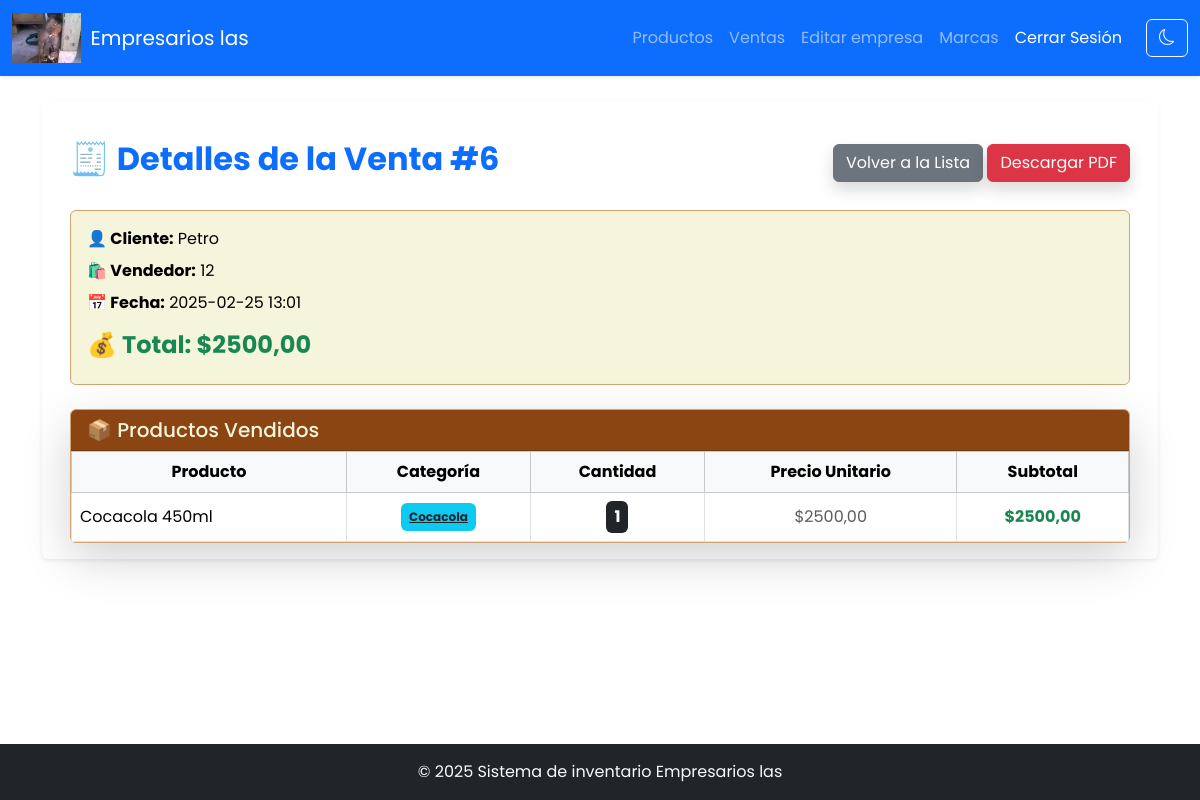
The page /ventas/6/ (signed in) on the database its author committed.
### administracion/models.py (models this page shows, shortened)
class EmpresaNombre(models.Model):
    nombre = models.CharField(max_length=25,blank=True, null=True, default="Tu empresa")
    nit = models.IntegerField( null=True,blank=True,default='123456789')
    correo = models.EmailField(max_length=50,blank=True, null=True)
    logo = models.ImageField(upload_to='empresa/', blank=True, null=True)

class Producto(models.Model):
    nombre = models.CharField(max_length=100)
    descripcion = models.TextField(blank=True, null=True)
    precio = models.DecimalField(max_digits=10, decimal_places=2)
    cantidad = models.PositiveIntegerField()
    imagen = models.ImageField(upload_to='productos/', blank=True, null=True)
    categoria = models.ForeignKey(Categoria, on_delete=models.CASCADE, related_name='categoria')
    fecha_creacion = models.DateTimeField(auto_now_add=True)
    fecha_actualizacion = models.DateTimeField(auto_now=True)
    creado_por = models.ForeignKey(User, on_delete=models.SET_NULL, null=True, blank=True, related_name='productos_creados')
    actualizado_por = models.ForeignKey(User, on_delete=models.SET_NULL, null=True, blank=True, related_name='productos_actualizados')

class Categoria(models.Model):
    nombre = models.CharField(max_length=100)
    imagen = models.ImageField(upload_to='categorias/', blank=True, null=True)
    fecha_creacion = models.DateTimeField(auto_now_add=True)
    fecha_actualizacion = models.DateTimeField(auto_now=True)
    creado_por = models.ForeignKey(User, on_delete=models.SET_NULL, null=True, blank=True, related_name='marcas_creadas')
    actualizado_por = models.ForeignKey(User, on_delete=models.SET_NULL, null=True, blank=True, related_name='marcas_actualizadas')

### trabajadores/models.py (models this page shows, shortened)
class Venta(models.Model):
    METODO_PAGO_CHOICES = [
        ('efectivo', 'Efectivo'),
        ('tarjeta', 'Tarjeta'),
        ('transferencia', 'Transferencia'),
    ]
    cliente = models.CharField(max_length=100)
    vendedor = models.ForeignKey(User, on_delete=models.CASCADE)
    productos = models.ManyToManyField(Producto, through='VentaProducto')
    metodo_pago = models.CharField(
        max_length=20,
        choices=METODO_PAGO_CHOICES,
        default='efectivo'
    )
    total = models.DecimalField(max_digits=10, decimal_places=2, default=0)
    fecha_creacion = models.DateTimeField(auto_now_add=True)
    fecha_actualizacion = models.DateTimeField(auto_now=True)
    creado_por = models.ForeignKey(
        User, on_delete=models.SET_NULL, null=True, blank=True, related_name='ventas_creadas'
    )
    actualizado_por = models.ForeignKey(
        User, on_delete=models.SET_NULL, null=True, blank=True, related_name='ventas_actualizadas'
    )

class VentaProducto(models.Model):
    venta = models.ForeignKey(Venta, on_delete=models.CASCADE, related_name='ventaproducto_set')
    producto = models.ForeignKey(Producto, on_delete=models.CASCADE)
    cantidad = models.PositiveIntegerField(default=1)
    precio = models.DecimalField(max_digits=10, decimal_places=2)
    subtotal = models.DecimalField(max_digits=10, decimal_places=2, editable=False)

### trabajadores/views.py (the view)
# urls.py: path('<int:pk>/', VentaDetailView.as_view(), name='venta_detail'),
class VentaDetailView(LoginRequiredMixin,DetailView):
    model = Venta
    template_name = 'trabajadores/venta_detalle.html'
    context_object_name = 'venta'

### core/context_processors.py (called while the page is built)
def empresa(request):
    empresa = EmpresaNombre.objects.first()
    return {'empresa': empresa}

### trabajadores/templates/trabajadores/venta_detalle.html (shortened to what this page needs)
{% extends "core/base.html" %}
{% block content %}
<div class="container mt-4">
    <div class="d-flex justify-content-between align-items-center mb-4">
        <h2 class="fw-bold text-primary">🧾 Detalles de la Venta #{{ venta.id }}</h2>
        <div>
            <a href="{% url 'venta_list' %}" class="btn btn-secondary shadow">
                 Volver a la Lista
            </a>
            <a href="{% url 'venta_pdf' venta.id %}" class="btn btn-danger shadow">
                 Descargar PDF
            </a>
        </div>
    </div>
    <div class="card  mb-4" style="background-color: #f5f5dc; border: 1px solid #d4a373;">
        <div class="card-body" style="color:black;">
            <p class="mb-2"><strong>👤 Cliente:</strong> {{ venta.cliente }}</p>
            <p class="mb-2"><strong>🛍️ Vendedor:</strong> {{ venta.vendedor.username }}</p>
            <p class="mb-2"><strong>📅 Fecha:</strong> {{ venta.fecha_creacion|date:"Y-m-d H:i" }}</p>
            <h4 class="text-success fw-bold mt-3">💰 Total: ${{ venta.total }}</h4>
        </div>
    </div>
    <div class="card shadow-lg" style="background-color: #f5f5dc; border: 1px solid #d4a373;">
        <div class="card-header" style="background-color: #8B4513; color: #f5f5dc;">
            <h5 class="mb-0">📦 Productos Vendidos</h5>
        </div>
        <div class="table-responsive">
            <table class="table table-hover table-bordered align-middle mb-0">
                <thead class="table-light text-center">
                    <tr>
                        <th>Producto</th>
                        <th>Categoría</th>
                        <th>Cantidad</th>
                        <th>Precio Unitario</th>
                        <th>Subtotal</th>
                    </tr>
                </thead>
                <tbody>
                    {% for item in venta.ventaproducto_set.all %}
                    <tr>
                        <td>{{ item.producto.nombre }}</td>
                        <td class="text-center">
                            {% if request.user.is_staff %}
                            <a href="{% url "detalle_marcas" item.producto.categoria.pk %}" class="badge bg-info text-dark p-2">{{ item.producto.categoria.nombre }}</a>
                            {% else %}
                            <spam class="badge bg-info text-dark p-2">{{ item.producto.categoria.nombre }}</spam>
                            {% endif %}
                        </td>
                        <td class="text-center"><span class="badge bg-dark p-2 fs-6">{{ item.cantidad }}</span></td>
                        <td class="text-center text-muted">${{ item.precio }}</td>
                        <td class="text-center fw-bold text-success">${{ item.subtotal }}</td>
                    </tr>
                    {% endfor %}
                </tbody>
            </table>
        </div>
    </div>
</div>
{% endblock %}

### core/templates/core/base.html (shortened to what this page needs)
{% load static %}
<!DOCTYPE html>
<html lang="es">
<head>
    <link href="{% static 'core/css/bootstrap.min.css' %}" rel="stylesheet">
    <link rel="stylesheet" href="https://cdn.jsdelivr.net/npm/bootstrap-icons/font/bootstrap-icons.css">
    <link href="{% static 'core/css/types.css' %}" rel="stylesheet">
    <link href="https://cdn.jsdelivr.net/npm/select2@4.1.0/dist/css/select2.min.css" rel="stylesheet" />
</head>
<body class="d-flex flex-column min-vh-100">
    <nav class="navbar navbar-expand-lg navbar-dark bg-primary shadow-sm">
        <div class="container-fluid">
            <a class="navbar-brand d-flex align-items-center" href="{% url 'lista_productos' %}">
                    {% if empresa.logo %}
                        <img src="{{ empresa.logo.url }}" alt="{{ empresa.nombre }}" style="height: 50px; margin-right: 10px;">
                    {% endif %}
                {% if empresa.nombre %}{{ empresa.nombre }}{% else %}Nombre de la empresa {% endif %}
            </a>
            <div class="collapse navbar-collapse justify-content-end" id="navbarNav">
                <ul class="navbar-nav">
                    <li class="nav-item">
                        <a class="nav-link" href="{% url 'lista_productos' %}">Productos</a>
                    </li>
                    <li class="nav-item">
                        <a class="nav-link" href="{% url 'venta_list' %}">Ventas</a>
                    </li>
                    {% if request.user.is_staff %}
                    <li class="nav-item">
                        <a class="nav-link" href="{% url 'empresa_editar' %}">Editar empresa</a>
                    </li>
                    <li class="nav-item">
                        <a class="nav-link" href="{% url 'lista_marcas' %}">Marcas</a>
                    </li>
                    {% endif %}
                    {% if not request.user.is_authenticated %}
                    <li class="nav-item">
                        <a class="nav-link text-white" href="{% url 'iniciar_sesion' %}">Login</a>
                    </li>
                    {% else %}
                    <li class="nav-item">
                        <a class="nav-link text-white" href="{% url 'cerrar_sesion' %}" onclick="return confirmLogout('{{ request.user.username }}')">
                            Cerrar Sesión
                        </a>
                    </li>
                    {% endif %}
                </ul>
                <button id="themeToggle" class="btn btn-outline-light ms-3">
                </button>
            </div>
        </div>
    </nav>
    <main class="container my-4 flex-grow-1">
        <div class="card shadow-sm border-0">
            <div class="card-body">
                {% block content %}
                {% endblock %}
            </div>
        </div>
    </main>
    <footer class="bg-dark text-light py-3 mt-auto">
        <div class="container text-center">
            {% if empresa.nombre %}
            <p class="mb-0">&copy; 2025 Sistema de inventario {{ empresa.nombre }}</p>
             {% else %}
            <a class="navbar-brand fw-bold" href="{% url 'lista_productos' %}">Nombre de la empresa</a>
            {% endif %}
        </div>
    </footer>
</body>
</html>

### core/templates/core/base.html (style rules this page uses)
body { font-family: 'Poppins', sans-serif; }

### rows shown on the page
EmpresaNombre: logo (picture), nombre "Empresarios las"
Venta: id "6", cliente "Petro", vendedor.username "12", fecha_creacion "2025-02-25 13:01", total "2500,00"
VentaProducto: producto.nombre "Cocacola 450ml", producto.categoria.nombre "Cocacola", cantidad "1", precio "2500,00", subtotal "2500,00"
